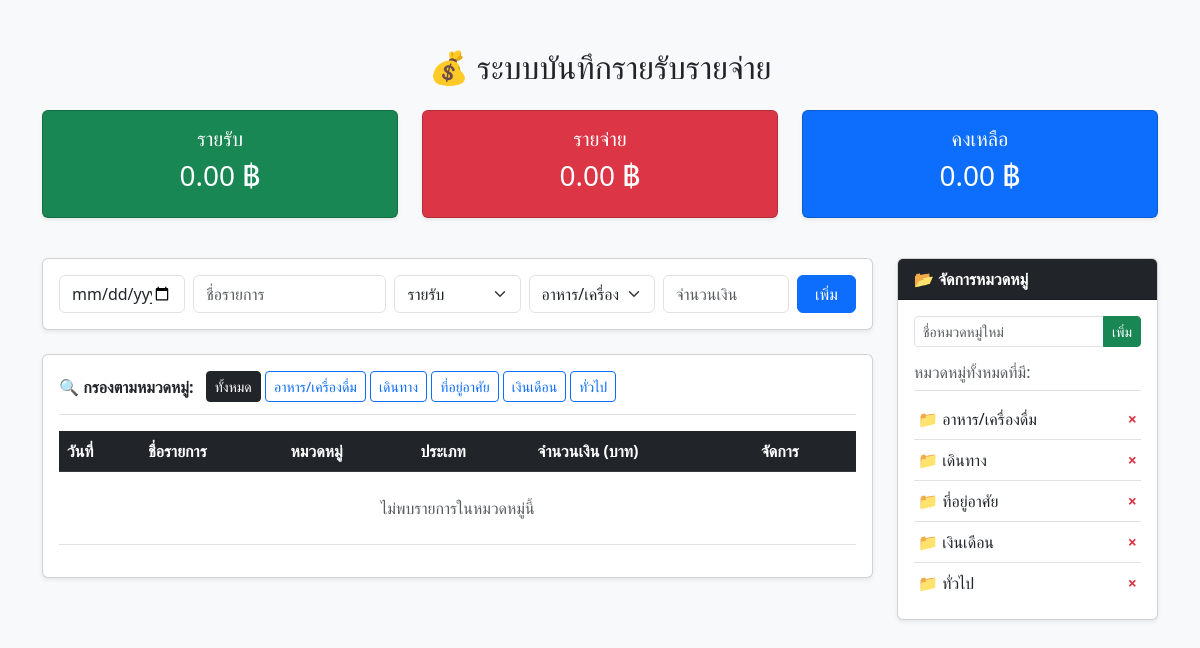
Before: / with the older database file.
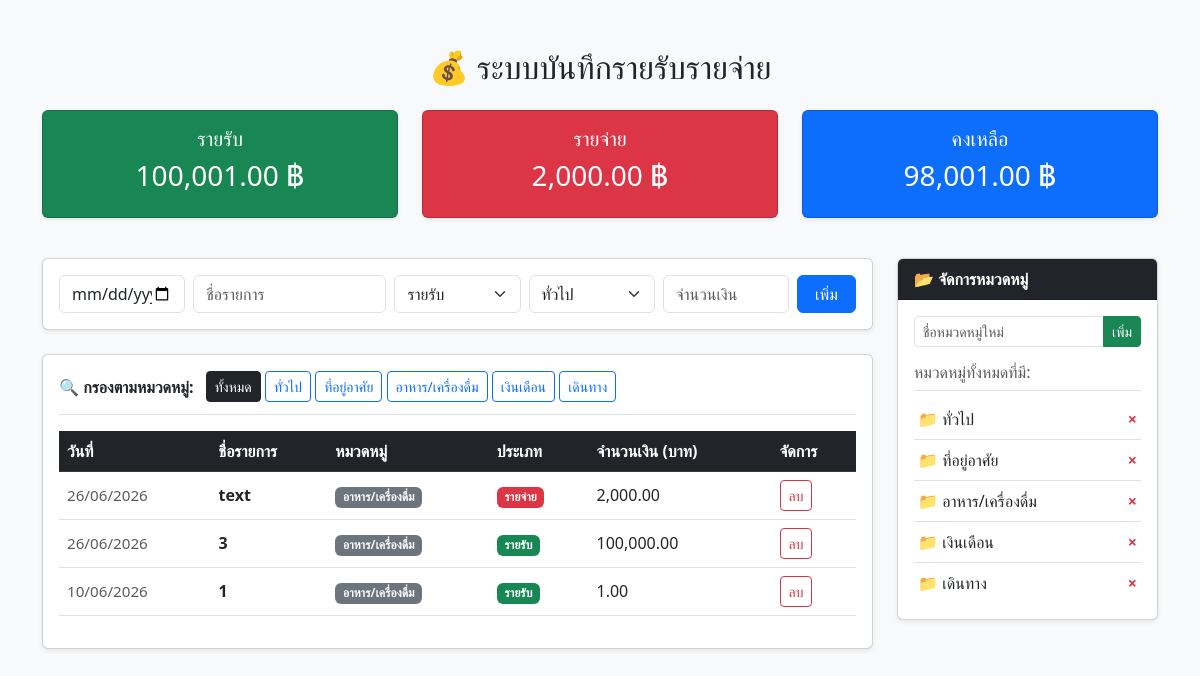
After: the same page with the newer database file.
### my_webapp/app.py (models this page shows)
class Category(db.Model):
    id = db.Column(db.Integer, primary_key=True)
    name = db.Column(db.String(50), unique=True, nullable=False)

class Record(db.Model):
    id = db.Column(db.Integer, primary_key=True)
    date = db.Column(db.Date, nullable=False)
    name = db.Column(db.String(100), nullable=False)
    type = db.Column(db.String(20), nullable=False)
    category_name = db.Column(db.String(50), nullable=False, default="ทั่วไป")
    amount = db.Column(db.Float, nullable=False)

### my_webapp/app.py (the view)
@app.route('/')
def index():
    selected_filter = request.args.get('filter')
    if selected_filter:
        records = Record.query.filter_by(category_name=selected_filter).order_by(Record.date.desc(), Record.id.desc()).all()
    else:
        records = Record.query.order_by(Record.date.desc(), Record.id.desc()).all()
    categories = Category.query.all()
    total_income = sum(item.amount for item in records if item.type == 'รายรับ')
    total_expense = sum(item.amount for item in records if item.type == 'รายจ่าย')
    balance = total_income - total_expense
    return render_template('index.html',
                           records=records,
                           categories=categories,
                           total_income=total_income,
                           total_expense=total_expense,
                           balance=balance,
                           selected_filter=selected_filter)

### my_webapp/templates/index.html (shortened to what this page needs)
<!DOCTYPE html>
<html lang="th">
<head>
    <link href="https://cdn.jsdelivr.net/npm/bootstrap@5.3.0/dist/css/bootstrap.min.css" rel="stylesheet">
</head>
<body class="bg-light">
<div class="container mt-5">
    <h2 class="text-center mb-4">💰 ระบบบันทึกรายรับรายจ่าย</h2>
    <div class="row text-center mb-4">
        <div class="col-md-4">
            <div class="card text-white bg-success mb-3 shadow-sm">
                <div class="card-body">
                    <h5 class="card-title">รายรับ {% if selected_filter %}({{selected_filter}}){% endif %}</h5>
                    <h3>{{ "{:,.2f}".format(total_income) }} ฿</h3>
                </div>
            </div>
        </div>
        <div class="col-md-4">
            <div class="card text-white bg-danger mb-3 shadow-sm">
                <div class="card-body">
                    <h5 class="card-title">รายจ่าย {% if selected_filter %}({{selected_filter}}){% endif %}</h5>
                    <h3>{{ "{:,.2f}".format(total_expense) }} ฿</h3>
                </div>
            </div>
        </div>
        <div class="col-md-4">
            <div class="card text-white bg-primary mb-3 shadow-sm">
                <div class="card-body">
                    <h5 class="card-title">คงเหลือ {% if selected_filter %}({{selected_filter}}){% endif %}</h5>
                    <h3>{{ "{:,.2f}".format(balance) }} ฿</h3>
                </div>
            </div>
        </div>
    </div>
    <div class="row">
        <div class="col-lg-9 mb-4">
            <div class="card mb-4 shadow-sm">
                <div class="card-body">
                    <form action="/add" method="POST" class="row g-2">
                        <div class="col-md-2">
                            <input type="date" class="form-control" name="date" required>
                        </div>
                        <div class="col-md-3">
                            <input type="text" class="form-control" name="name" placeholder="ชื่อรายการ" required>
                        </div>
                        <div class="col-md-2">
                            <select class="form-select" name="type">
                                <option value="รายรับ">รายรับ</option>
                            </select>
                        </div>
                        <div class="col-md-2">
                            <select class="form-select" name="category" required>
                                {% for cat in categories %}
                                <option value="{{ cat.name }}">{{ cat.name }}</option>
                                {% endfor %}
                            </select>
                        </div>
                        <div class="col-md-2">
                            <input type="number" step="0.01" class="form-control" name="amount" placeholder="จำนวนเงิน" required min="1">
                        </div>
                        <div class="col-md-1">
                            <button type="submit" class="btn btn-primary w-100">เพิ่ม</button>
                        </div>
                    </form>
                </div>
            </div>
            <div class="card shadow-sm">
                <div class="card-body">
                    <div class="mb-3 pb-2 border-bottom">
                        <span class="fw-bold me-2">🔍 กรองตามหมวดหมู่:</span>
                        <a href="/" class="btn btn-sm {% if not selected_filter %}btn-dark{% else %}btn-outline-dark{% endif %} mb-1">
                            ทั้งหมด
                        </a>
                        {% for cat in categories %}
                        <a href="/?filter={{ cat.name }}" class="btn btn-sm {% if selected_filter == cat.name %}btn-primary{% else %}btn-outline-primary{% endif %} mb-1">
                            {{ cat.name }}
                        </a>
                        {% endfor %}
                    </div>
                    <table class="table table-hover align-middle">
                        <thead class="table-dark">
                            <tr>
                                <th>วันที่</th>
                                <th>ชื่อรายการ</th>
                                <th>หมวดหมู่</th>
                                <th>ประเภท</th>
                                <th>จำนวนเงิน (บาท)</th>
                                <th>จัดการ</th>
                            </tr>
                        </thead>
                        <tbody>
                            {% for item in records %}
                            <tr>
                                <td class="text-muted" style="font-size: 0.95rem;">{{ item.date.strftime('%d/%m/%Y') }}</td>
                                <td><strong>{{ item.name }}</strong></td>
                                <td><span class="badge bg-secondary text-light">{{ item.category_name }}</span></td>
                                <td>
                                    {% if item.type == 'รายรับ' %}
                                        <span class="badge bg-success">รายรับ</span>
                                    {% else %}
                                        <span class="badge bg-danger">รายจ่าย</span>
                                    {% endif %}
                                </td>
                                <td>{{ "{:,.2f}".format(item.amount) }}</td>
                                <td>
                                    <a href="/delete/{{ item.id }}" class="btn btn-sm btn-outline-danger">ลบ</a>
                                </td>
                            </tr>
                            {% else %}
                            <tr>
                                <td colspan="6" class="text-center py-4 text-muted">ไม่พบรายการในหมวดหมู่นี้</td>
                            </tr>
                            {% endfor %}
                        </tbody>
                    </table>
                </div>
            </div>
        </div>
        <div class="col-lg-3">
            <div class="card shadow-sm">
                <div class="card-header bg-dark text-white fw-bold">
                    📂 จัดการหมวดหมู่
                </div>
                <div class="card-body">
                    <form action="/add_category" method="POST" class="mb-3">
                        <div class="input-group input-group-sm">
                            <input type="text" class="form-control" name="category_name" placeholder="ชื่อหมวดหมู่ใหม่" required>
                            <button class="btn btn-success" type="submit">เพิ่ม</button>
                        </div>
                    </form>
                    <h6 class="text-muted border-bottom pb-2">หมวดหมู่ทั้งหมดที่มี:</h6>
                    <ul class="list-group list-group-flush" style="max-height: 250px; overflow-y: auto;">
                        {% for cat in categories %}
                        <li class="list-group-item d-flex justify-content-between align-items-center py-2 px-1">
                            <span>📁 {{ cat.name }}</span>
                            <a href="/delete_category/{{ cat.id }}" class="text-danger text-decoration-none fw-bold" onclick="return confirm('คุณแน่ใจหรือไม่ที่จะลบหมวดหมู่นี้?')">&times;</a>
                        </li>
                        {% endfor %}
                    </ul>
                </div>
            </div>
        </div>
    </div>
</div>
</body>
</html>

Changed rows visible on the page:
shown differently, row unchanged: Category "ทั่วไป": moves up the list
shown differently, row unchanged: Category "ที่อยู่อาศัย": moves up the list
shown differently, row unchanged: Category "เงินเดือน": moves down the list
added Record: date "26/06/2026", name "text", category_name "อาหาร/เครื่องดื่ม", type "รายจ่าย", amount "2,000.00"
added Record: date "26/06/2026", name "3", category_name "อาหาร/เครื่องดื่ม", type "รายรับ", amount "100,000.00"
added Record: date "10/06/2026", name "1", category_name "อาหาร/เครื่องดื่ม", type "รายรับ", amount "1.00"
Other visible differences:
{{ "{:,.2f}".format(total_income) }}: "0.00" → "100,001.00"
{{ "{:,.2f}".format(total_expense) }}: "0.00" → "2,000.00"
{{ "{:,.2f}".format(balance) }}: "0.00" → "98,001.00"
form field category: "อาหาร/เครื่องดื่ม" → "ทั่วไป"
text no longer shown: "ไม่พบรายการในหมวดหมู่นี้"
